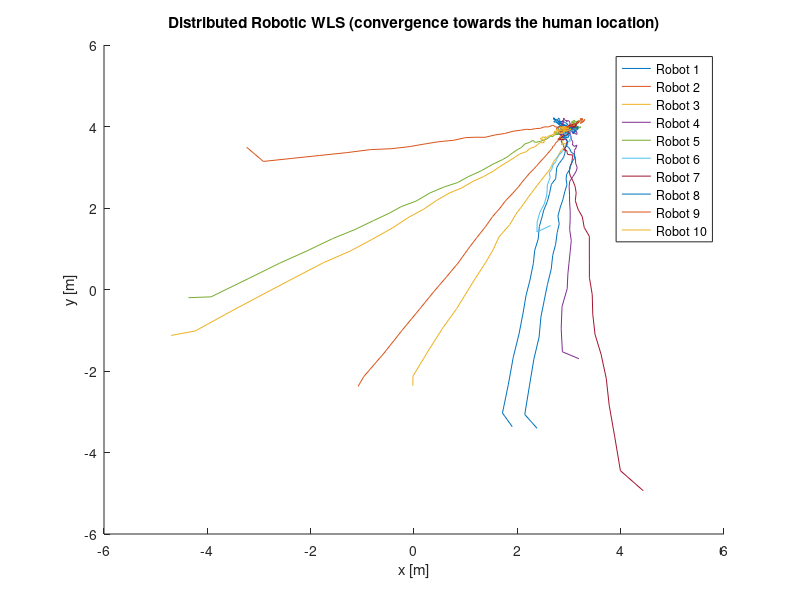
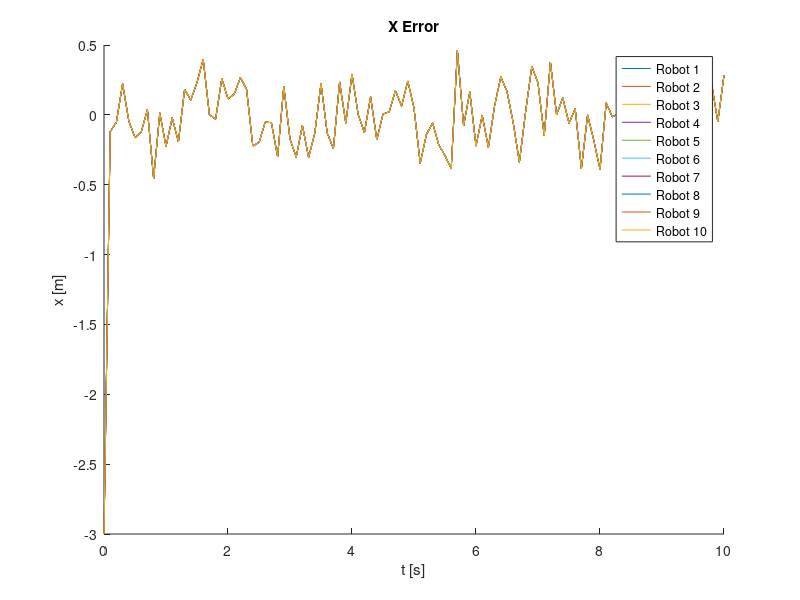
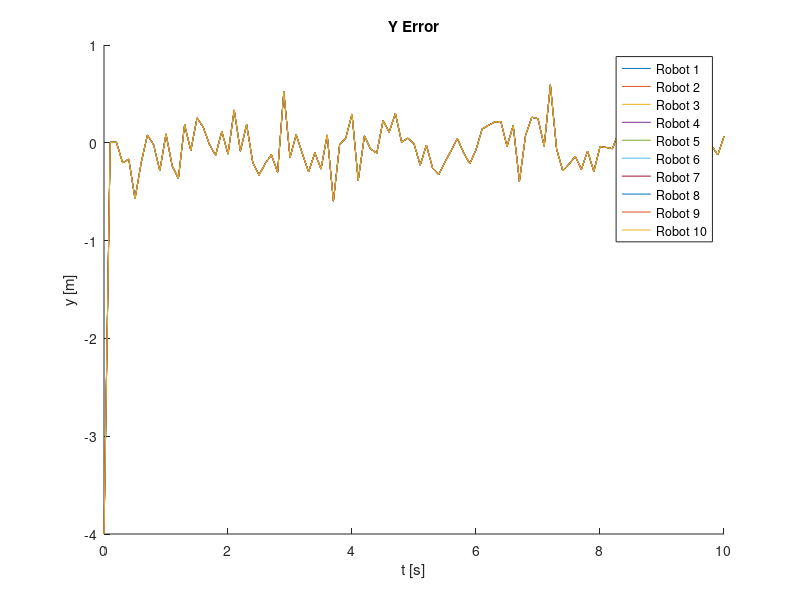

Source code (MATLAB) for these figures, in order:
clear all;
close all;
clc;

% Recursive part of the distributed WLS can be embedded into 
% the description of the distributed KF

%% Human being position inside a room
% (suppose now to have all the sensors on moving robots 
% and still we want to estimate
% the human location

p = [3;4]; % we want to estimate this human/object of interest which is standing still in position (3,4)

%% Robot sensors readings measuring the human position (so moving objects collecting info)
n = 10; % number of robots (by increasing n if we have the same time
% horizon we are reducing the uncertainty since we have more sources
% of info to be shared)

% Uncertainty on each sensor readings relative measurements for each robot
Ri = cell(1, n);
for i=1:n
    Ri{i} = 1e0*(rand(2,2)-0.5); % by reducing it, we will converge to p a little bit closer
    Ri{i} = Ri{i}*Ri{i}'; % standard cov matrix positive definite and symmetric
end

% Robots Sensor models (different for each robot and it is generic but is assumed to be linear) to measure the human location
Hi = cell(1, n);
for i=1:n
    Hi{i} = rand(2,2) - 0.5;
    %% pre-condition to carry out the distributed WLS
    while rank(Hi{i}) < 2 % checking if the human position is statically observable for each single robot
        % which means that with 1 single shot/measurement of the presence of human in
        % front of each robot we are able to retrieve its coordinates/position of human (ofc if we use just a single sensor readingsour uncertainty will be very large)
        Hi{i} = rand(2,2) - 0.5;
    end
end

% describing the dynamic for the robot

%% Robot dynamics (discretized one)

Dt = 0.1; % sampling time
t = 0:Dt:10; % time window/horizon: by increasing the number of iterations (i.e 30) so tuning t
% we will get some kind of drift: so the estimates becomes worse and worse
% as time passes by (see X error and Y error charts) since we are using an
% OL update of the location of each robot (go to line 80) so we go with
% predictions so it starts increasing and increasing.

% If we multiply by 20 line 80 the cov matrix on the measurements input
% uncertainties of the determination of the location of the robots.

% This is again due to the fact we are just using prediction so sooner or
% later we will experience this drift because our estimate is diverging
% from the actual since we are just using encoders

% initialize the robot position somewhere in the env
% initial robot positions (for each robot)
x = (rand(2, n)-0.5)*10; % robot state (uniformly distributed between -5 and 5 meters along x and y)

% % robots inputs/ control laws pre-computed (for each and every robot)
% u = cell(1, n);
% for i=1:n
%     u{i} = Dt*[rand(1) + sin(t).^i; rand(1) + sqrt(i)*cos(t)];
% end
% 

% Motion of the vehicles simulation
xStore = cell(1, n);
for i=1:n
    xStore{i}(:, 1) = x(:, i); % initialization of the initial locations of the robots
end

% for i=1:n
%     xStore{i}(:, 1) = x(:, i);
%     for j = 1:length(t)-1
%         xStore{i}(:, j+1) = xStore{i}(:, j) + u{i}(:, j); % i-th robot discrete dynamic
%     end
% end

% Inputs uncertainties for each robot (uncertainties we have in determining
% the actual inputs on each robot) on the robot actuation
Qi = cell(1, n);
for i=1:n
    Qi{i} = 1e0*(rand(2,2)-0.5); % by reducing it, we will converge to p a little bit closer
    Qi{i} = Qi{i}*Qi{i}'; % uncertainty on our sensors
end

% GPS measurements uncertainties for the robots
R_GPS = cell(1, n); % set of uncertainties/cov matrices for each of the 
                    % robot measurement GPS readings of the location of robots
                    % coming from GPS
for i=1:n
    R_GPS{i} = 1e0*(rand(2,2)-0.5); % by reducing it, we will converge to p a little bit closer 
    R_GPS{i} = R_GPS{i}*R_GPS{i}'; % uncertainty on our GPS sensors
end
%% Assuming to make relative measurements (so each robot measures/collects 
% the human position in its own RF which is always the case since they use
% lidar, radar, cameras, UWB sensors,... and all these measurements
% will be RELATIVE): SO WE have a map of what happens in the ENV wrt our own RF

% Communication range for each robot (max distance that i-th robot can communicate)
CR = 50; % [m] % the larger the more all the robots converge to same value in x and y errors
% and we do not have anymore the divergence problem

% estimate locations for each and every robot (ROBOT STATE ESTIMATE)
x_est = cell(1, n); % robot state estimate to compute the predictions
P_est = cell(1, n); % uncertainty matrix of each robot
for i=1:n
    x_est{i} = zeros(2, length(t)); % initialization of the initial estimate of each of the robot state
    x_est{i}(:, 1) = x(:, i); % WE KNOW exactly where the robot starts (Hypot)
    P_est{i} = zeros(2,2); % we perfectly know the initial location of the robot (perfectly) at t = 0 so there is no uncertainty of the robots locations
    % at the beginning = 0 which means that the info matrix = cov^-1 means
    % that the amount of info in the initial positions at the beginning is actually infinite
end

% Store the value of the estimates (estimated position for each robot in
% the team) = each robot will store the value that has at each time step
% for the estimated position of the human being (as time evolution)
p_est_distr = cell(1, n); % estimate given the WLS of the human position
p_est_distr_MH = cell(1, n);
for i=1:n
    p_est_distr{i} = zeros(2, length(t)); % initialization
    p_est_distr_MH{i} = zeros(2, length(t)); % initialization for MH
end


% Robot control gain
robotGAIN = 0.1;

% Cycling along the time/system dynamics
% we are assuming that the robots are moving and at each time step
% they are able to measure the location of the human being
for cT = 1:length(t)-1

    %% Robot motion control

    % Robot motion
    % robots inputs/ control laws computed on-line (for each and every
    % robot) such that each robot goes towards the human
    for i=1:n
        % initial control laws inputs given to each robot (coming from estimated
        % quantities so they are not actually perfect) to converge towards
        % the human actual position
        u{i}(:, cT) = robotGAIN*(p_est_distr{i}(:, cT) - x_est{i}(:, cT)); % position of human - estimated of i-th robot position = feedback

        xStore{i}(:, cT+1) = xStore{i}(:, cT) + u{i}(:, cT); % i-th robot discrete dynamic
        
        % with this kind of system we cannot proof AS but Ultimate
        % unboundness stability so we will close to the human but we may
        % never ever say to reach the human due to uncertainties.
    end
    
    % we can turn the problem of AS towards the location of human and
    % the term u{i}(:, cT) = robotGAIN*(p_est_distr{i}(:, cT) - x_est{i}(:,
    % cT)); will proove AS without noise:
    
    % so when we are close enough to the human instead of doing strange
    % stuff, let's just stop.:)

    % in particular, we need to compute the probability:
    % if we want to be within a certain thr from the human with a certain probability, we
    % can use our estimated cov matrix P_est to understand the probability
    % that our robot will be exactly around mean = estimated value and use
    % the probability to understand the thr.
    % so wheh that thr is reached our control laws have to be switched off.
    
    % so we solve the problem stochastically since we deal with RVs /uncertainties with a
    % certain probability level: so we can only give probabilitistic guarantees to converge
    % towards the human.

    % if we have a Gaussian, we know we can be in thr = +-sigma with a
    % probability of 66.27%,...


    % what is the level of uncertainty, if we have the idea of the estimate
    % of our variance that gives an idea of the estimation error we have,
    % we can use it to switch the simple problem of AS to a problem of
    % practical stability so I will converge within a certain neighboorhood
    % of the actual location with that probability

    % with u{i}(:, cT) inside xStore we are assuming our robots are moving
    % perfectly according to the control law computed on-line but this is
    % not the case since we have NL effect on the actuation, backlashes in
    % the mechanism,... but the uncertainty mvnrnd([0;0], Qi{i})' on the line 162
    % takes into account of everything (all possible problems) so that we
    % are moving exactly in that direction, that we have measured the 
    % input given to our system but those are not the inputs actually
    % given, ..

    % SO mvnrnd([0;0], Qi{i})' can model either the imperfect robot
    % actuation or the imperfect readings of the sensors on the 
    % actuators




    % in order to simulate the fact we don't know actually where the robot is
    % because we have uncertainty in the sys. robot dynamics and the fact
    % we are measuring relative position
    
    %% Robot KFs for the position of each robot
    % each robot uses the data that comes from the sensors of the robot
    % motors + GPS measurements such that they are able to estimate their
    % own position

    % - Predictions
    uUnc = zeros(2, n); % 2 inputs and n robots
    % - input measurements simulation for each robot (they come with some
    % uncertainty)
    for i=1:n
        % unknown sensor reading knowledge got by using sensors
        uUnc(:, i) = u{i}(:, cT) + mvnrnd([0;0], Qi{i})'; % for the cT-th input measurement
        % we apply some inputs and when we read what actually happens on
        % the robot that would be different
    end

    % - Compute the predictions for all the robots
    
    for i=1:n
        % estimation of the location of each robot inside the env
        x_est{i}(:, cT+1) = x_est{i}(:, cT) + uUnc(:, i); % dynamics is assumed to be known
        % x_est is expressed in the WRF
        P_est{i} = P_est{i} + Qi{i}; % = A*P_est*A' for the propagation of the covariances but since the system dynamic has a dynamics matrix A = Id then we have just = P_est
    end

    % To avoid that kind of divergence on the estimates 
    % of the robots locations

    % let's assume to use some additional external sensors in order to estimate 
    % the robot location
    
    % - Measurements update to build up a KF for all the robots
    for i=1:n
        % for each robot we are assuming we have a 
        % measurement of the robot position (i.e we have a GPS
        % that gives each robot its own location)
        z_GPS = xStore{i}(:, cT+1) + mvnrnd([0;0], R_GPS{i})'; % location of the i-th robot + 2D uncertainty (x, y outputs in the WRF)
        innov = z_GPS - x_est{i}(:, cT+1); % measurement of i-th robot location - predicted location of the i-th robot
        H_GPS = eye(2); % GPS model used (x and y)

        % Updated Kalman estimates
        S_inn = H_GPS*P_est{i}*H_GPS' + R_GPS{i}; % cov of innovation
        W = P_est{i}* H_GPS'*inv(S_inn); % kalman filter gain = predicted uncertainty/cov matrix
        % standard MVUE for Gaussian noises
        x_est{i}(:, cT+1) = x_est{i}(:, cT+1) + W*innov; % prediction correction = updated state estimates
        P_est{i} = (eye(2) - W*H_GPS)*P_est{i}; % covariance matrix update
        % so each robot uses its own data to update its own location
    end

    % P_est expresses the confidence we have on the robot location and
    % tells us what is the probability of having the robot exactly in x_est
    % IN this case we have a linear system, the uncertainty is Gaussian so
    % with P_est we are computing the probability of having the robot
    % withing the mean (x_est) of the Gaussian 2D RV

    %% Robot human measurements (set of measurements related to the human location
    % and carried out by each and every robot)
    % Robots relative measurements using the sensors we have
    s = zeros(2,n);
    for i=1:n
        % Human in robot RF (relative position between robot and human)
        p_new = p - xStore{i}(:, cT+1); % p (actual position which is the RF so in the simulation we know
        % exactly where human is) - robot actual location
        
        % Sensor measurements of the i-th robot about the relative position of human +
        % noise/uncertainty
        s(:, i) = Hi{i}*p_new + mvnrnd([0;0], Ri{i})'; % i-th robot is able to measure p_new using model Hi
        % here we are assuming we can measure x and y (quite improbable) to
        % have a sensor able to get the x and y human position unless we
        % use very informative, costy and computationally hungry
        % solutions(survaillance cameras, image processing algorithms,...)
        % otherwise if we use something lighter we can think of measuring
        % distances/ranges wrt human (i.e): 
        
        % in this case having / measuring the range/distance from the human for each sensor 
        % and not just x and y what is the solution we have to think about to implement
        % the distributed WLS? We can use trilateration
        % ofc we wanna estimate the position of human wrt a WRF which is (x, y).

        % we need first of all to define the model zi_bar = hi(x, y) = sqrt((x-xi)^2
        % + (y-yi)^2) + eps_i = output of i-th sensor = value we can read
        % from each sensor

        % first of all, if I give you the sensor we have to understand what
        % is the extent of the uncertainty we can inject in each and every
        % measurement: 
        % so after having eps_i we can share info.

        % we have an infrastructure so the i-th node/sensor
        % is located in [xi, yi]^WRF which is known!
        
        % if we need to implement a LSsolution I have to solve an
        % unconstrained (no constraints) Optimal (we are minimizing an
        % index) problem:
        % the optimal problem we have to solve is to find the best estimate
        % but the optimal problem we are solving with LS is NON-LINEAR
        % since h is non-linear.

        % if we have a minimization problem:
        % to solve it we can take the gradient/derivative of the cost index
        % and put it = 0 and take it as solution of the optimal problem =
        % minimum

        % to find the zeros of a generic NL scalar function we can use
        % Numerical methods (i.e Gauss-Newton-Euler method: starts with a point, approximate
        % with a linear derivative, find the solution / zero of the linear derivative
        % and then we keep going until the difference between 2 successive updates of
        % algorithm <= threshold since it is numerical we have numerical uncertainties so
        % we will never ever end in the zero so we live with some approximation level):
        % doing the same for the minimization problem of before we have the
        % solution to a generic matrix like NL LS problem and we can wait
        % it with uncertainties so we can find a solution to the NL WLS
        % problem: see slides for the solution!

        % if we want to solve this problem in a distributed way:
        % is the very same as did for NL case, the only thing we have to
        % remember is that we do not have to solve just 1 round of
        % consensus but multiple rounds depending on the solution we are
        % approximating.

        % In this case we are solving a linear problem:
        % is the same as computing a linear WLS in which we assume our
        % function is linear so we find out a zero for this linear
        % approximation and then we go for a linear WLS in that zero and
        % repeat. The only difference is that we have to solve a sequence
        % of linearized solutions (i.e ranging measurements: we solve the
        % linear problem, we have a first solution then we linearize the
        % solution in the new point and then we go getting a 2nd solution
        % and 3rd .....

        % the difference of squares of the distances that leads us to a
        % linear problem and this one way in which we can compute a first
        % order approximation of the NL problem (it's not applying Taylor)
        % so it is an approximated solution since when computing the
        % difference of distances squared we are squaring the uncertainties
        % so we are increasing it so we need to go with several consecutive
        % solutions.


        % to solve a NL WLS in a distributed way?
        % we need to apply consensus in x1 since we have a linearized
        % version of the problem then we reach a consensus, we compute a
        % new version of the problem and then we apply consensus and
        % repeat!!! So for solving the NL problem is like solving the
        % linear one but having multiple consensus in between.

        % the more general is the solution we are thinking and the more
        % coomplicated is the our problem ofc the more computation time is
        % needed or higher the # of data to share inside the NW:
        % the main idea though is exactly the same, collect data and share
        % data.

    end
    
    % mvnrnd([0;0], Ri{i})' means an uncertainty with 0 mean so this is a
    % 2D RV and COV matrix Ri
        
    % by doing relative measurements we need to talk the same language in
    % order to share info: so if we do not have the same RF to refer the
    % position measurements we cannot build up a distributed algorithm

    % so we need to localize each robot in the same RF so we need
    % to estimate the robot position ==> KF

    % what is the measurement that the robot has to use in order to
    % localize itself: at least we need another sensor, not just the one
    % used to measure the human position, but we need some others sources of
    % info ==> we can simply measure the inputs (issue about that: we can
    % only do PREDICTIONs so there is a drift issue)

    
    % to build a distributed algorithm, we need all robots to have the info
    % to expressed in the same RF

    % Transform the robot relative measurements into the 'world'
    % measurements RF (the common RF for all the robots locations)
    s_world = zeros(2, n);
    for i=1:n
        s_world(:, i) = s(:, i) + Hi{i}*x_est{i}(:, cT+1); % current relative noisy robot sensor reading s + estimated x robot location
    end

    % s_world corresponds to the World measurement of the human for each
    % robot

    % now each robot has the measurement of the human location wrt world RF

    % we need just to share info with the other robots computing the WLS

    % let's assume that each robot communicates only with the robots
    % within its communication range and set it equal among all the robots
    % otherwise we get a graph topology not symmetric so it means it
    % becomes a directed graph and so that means that all the results seen
    % does not apply  but we need to add some others stuff

    % Distances
    
    %% CONSENSUS

    % Initialization (of our distributed WLS) of each and every sensor for the MAX degree and MH
    % The distributed WLS among all the robots is used to determine what is the location of the
    % human
    F = cell(n, 1); % vector of matrices
    a = cell(n, 1); % vector of matrices
    F_MH = cell(n, 1); % vector of matrices
    a_MH = cell(n, 1); % vector of matrices
    for i=1:n
        zi = s_world(:,i); % sensor readings/measurement for the i-th sensor
        F{i} = Hi{i}'*inv(Ri{i} + Hi{i}*P_est{i}*Hi{i}')*Hi{i}; % i-th value of the vector F(i) for sensor number i
        % we need to sum up (Ri{i} + P_est{i}) because we are transforming
        % from the robot RF in which we have just the sensor uncertainty to
        % the RF of all the robots (WRF): in doing so we need to know our
        % own position which comes out from a localization algorithm which
        % means it is affected by uncertainty.

        % Ri{i} + Hi{i}*P_est{i}*Hi{i}' = uncertainty on the sensor
        % readings for the i-th robot

        % SO we need to take into account that the robot location from which I am
        % taking the measurements is not precise to an infinite extent but
        % it is affected by uncertainty per se so we need to add this additional term
        % of uncertainty into the estimation of the robot:
        % if we don't take it into account we are building an inconsistent
        % filter and this will reflect on the distributed algorithm.


        a{i} = Hi{i}'*inv(Ri{i} + Hi{i}*P_est{i}*Hi{i}')*zi; % i-th value of the vector a(i) for sensor number i
        F_MH{i} = Hi{i}'*inv(Ri{i} + Hi{i}*P_est{i}*Hi{i}')*Hi{i}; % i-th value of the vector F(i) for sensor number i
        a_MH{i} = Hi{i}'*inv(Ri{i} + Hi{i}*P_est{i}*Hi{i}')*zi; % i-th value of the vector a(i) for sensor number i
        % all nodes have their own values
    end

    % the estimation error times itself transpose is P = cov of uncertainty
    % on the robot location

    % if the estimation error and eps (measurement error of the relative sensor) are
    % uncorrelated

    % Ri is the uncertainty on the measurements
    
    %
    m = 10; % number of consensus protocol msg exchanges (the higher, the better the match between centralized and distributed solutions)
    
    % Consensus protocol algorithm on F and a (using Max Degree weightings (we take the max between all the degrees))
    %% CONSENSUS protocol: we have all the previous measurements and they are sharing info about what have been measured
    % the robots are moving, they are measuring the human being, they are
    % collecting info and they are sharing info among robots for 10 times
    % so carrying out 10 msgs and this process is repeatead in a loop

    % CONSENSUS protocol = move + measurements + share info

    for k=1:m % k is the time
        % Topology matrix A of our NW (which is changing at each iteration)
        A = zeros(n, n); % new generation of an adjacency matrix with different probability 
        % connectProb = 0.5; 
        for i=1:n
            for j=i+1:n
                % the CR will act on the def of A matrix so we need to
                % understand how many robots are closed to each robot i
                % A(i, j) = round(rand(1) - (0.5 - connectProb)); % rand(1) generates a random number between 0 and 1 with round it will be either 0 or 1
                
                % distances among all the robots from i-th robot 
                d = xStore{i}(:, cT+1) - xStore{j}(:, cT+1); % location of i-th robot - location of j-th robot
                A(i, j) = (sqrt(d'*d) <= CR); % we are assuming the communication is always bidirectional (j can transmit to i and receive from i if it is in between 5 meters to i)
                
                % norm = euclidean distance between robot i and j
            end
        end
        A = A + A'; % adjacency matrix (vector of distances)
    
        % Degree vector of all the nodes in the NW
        D = A*ones(n, 1);
    
        % Max Degree weighting
        Fstore = F;
        astore = a;
        for i=1:n % i-th node computations
            for j=1:n
                % if node j sends info to node i ==> element = 1
                if(A(i,j) == 1)
                    F{i} = F{i} + 1/(1+max(D))*(Fstore{j} - Fstore{i});
                    a{i} = a{i} + 1/(1+max(D))*(astore{j} - astore{i});
                end
            end
        end
    
        % Metropolis Hastings weighting
        Fstore = F_MH;
        astore = a_MH;
        for i=1:n % i-th node computations: takes its own F and updates it with the info coming from the j-th node
            for j=1:n
                % if node j sends info to node i ==> element = 1
                if(A(i,j) == 1)
                    F_MH{i} = F_MH{i} + 1/(1+max(D(i), D(j)))*(Fstore{j} - Fstore{i});
                    a_MH{i} = a_MH{i} + 1/(1+max(D(i), D(j)))*(astore{j} - astore{i});
                end
            end
        end
    end

    %% Estimates of the human locations ==> we can converge towards the desired locaton

    for i=1:n
        % F{i} = what i-th robot has reached after m iterations of the
        % distributed protocol
        p_est_distr{i}(:, cT+1) = inv(F{i})*a{i}; % estimated position of the human  for the i-th robot at time cT
        p_est_distr_MH{i}(:, cT+1) = inv(F_MH{i})*a_MH{i}; % estimated position of the human  for the i-th robot at time cT (MH weights)
    end
     % so if the human is moving, the robots make the measurements and try
    % to converge towards the actual position of the human
    
    % i-th robot shares info with the neighboors and then its estimate
end

%% Plots (we are carrying out a WLS at each time step so we don't use the previous data)

figure(1), clf, hold on;
LegS = {};

for i=1:n
    plot(xStore{i}(1, :), xStore{i}(2, :)); % plot the positions (x, y) of each of the robot
    LegS{end+1} = [ 'Robot ', num2str(i)];
end
legend(LegS, 'Location','best');
xlabel('x [m]'); ylabel('y [m]');
title('Distributed Robotic WLS (convergence towards the human location)');

figure(2), clf, hold on;
LegS = {};

for i=1:n
    plot(t, p_est_distr{i}(1, :) - p(1)); % estimate i-th robot for the human position for the x coordinate - actual x of human = estimation error
    LegS{end+1} = [ 'Robot ', num2str(i)];
end
legend(LegS, 'Location','best');
xlabel('t [s]'); ylabel('x [m]');
title('X Error');

figure(3), clf, hold on;
LegS = {};

for i=1:n
    plot(t, p_est_distr{i}(2, :) - p(2)); % estimate i-th robot for the human position for the x coordinate - actual x of human = estimation error
    LegS{end+1} = [ 'Robot ', num2str(i)];
end
legend(LegS, 'Location','best');
xlabel('t [s]'); ylabel('y [m]');
title('Y Error');

% the different estimates among the robot for the X and Y error is just one
% time evolution:
% this means that all the robots has reached the WLS so all of them has
% exactly the same idea about the location of the human

% by reducing the number of msgs exchanges per iteration/per time step instead we will notice some
% differences in the estimates: the robots are not able to reach the common
% consensus (they have still good ideas somehow but they have problems in
% determining the consensus per se')

% if we have that some robots have estimation errors in x or y which are way above or below
% the consensus average (0 estimation error) then it means that sometimes
% some robots is not able to communicate to anyone so they have a very
% noisy estimates which comes from the uncertainties on the encoders and on
% the relative measurements.
